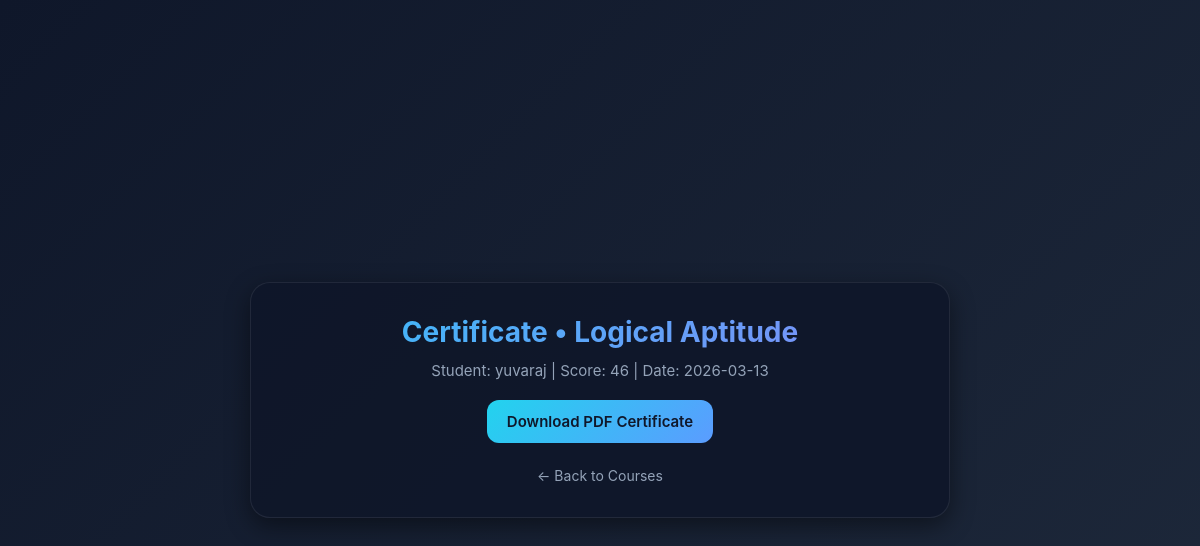
/certificate/2 (signed in), run on the app's committed database.
### tables this page shows
CREATE TABLE courses(
        id integer primary key autoincrement,
        title text,
        description text,
        video_url text,
        category text,
        order_index integer default 0
    , pdf_file TEXT DEFAULT '');

CREATE TABLE users(
        id integer primary key autoincrement,
        name text,
        email text unique,
        password text,
        education text default '',
        experience text default '',
        skills text default '',
        resume_url text default ''
    , projects TEXT DEFAULT '');

CREATE TABLE marks(id integer primary key autoincrement,user_id integer,course_id integer,score integer,created_at text, mcq_score INTEGER DEFAULT 0, coding_score INTEGER DEFAULT 0);

### app.py (the view)
@app.route("/certificate/<int:course_id>")
def certificate(course_id):
    u = current_user()
    if not u:
        return redirect(url_for("index"))
    conn = db()
    course = conn.execute("select * from courses where id=?", (course_id,)).fetchone()
    mark = conn.execute("select * from marks where user_id=? and course_id=? order by id desc limit 1",(u["id"],course_id)).fetchone()
    conn.close()
    if not course or not mark:
        return redirect(url_for("student_index"))
    course = dict(course)
    mark = dict(mark)
    conn2 = db()
    coding_problems_count = conn2.execute("SELECT COUNT(*) FROM coding_problems WHERE course_id=?", (course_id,)).fetchone()[0]
    has_coding = coding_problems_count > 0
    coding_solved = 0
    if has_coding:
        coding_solved = conn2.execute(
            "SELECT COUNT(DISTINCT problem_id) FROM coding_submissions WHERE user_id=? AND passed=1 AND problem_id IN (SELECT id FROM coding_problems WHERE course_id=?)",
            (u["id"], course_id)
        ).fetchone()[0]
    total_mcq = conn2.execute("SELECT COUNT(*) FROM questions WHERE course_id=?", (course_id,)).fetchone()[0]
    conn2.close()
    if has_coding:
        mcq_passed = mark["score"] >= 45
        coding_passed = coding_solved >= 3
        eligible = mcq_passed and coding_passed
    else:
        eligible = mark["score"] >= 45
    return render_template("certificate.html", user=u, course=course, mark=mark, eligible=eligible,
                           has_coding=has_coding, mcq_score=mark["score"], coding_score=coding_solved,
                           total_mcq=total_mcq, total_coding=coding_problems_count)

### app.py (called while the page is built)
def db():
    conn = sqlite3.connect(DB_PATH)
    conn.row_factory = sqlite3.Row
    return conn

def current_user():
    if "user_id" in session:
        conn = db()
        u = conn.execute("select * from users where id=?", (session["user_id"],)).fetchone()
        conn.close()
        return u
    return None

### templates/certificate.html (shortened to what this page needs)
<!doctype html>
<html lang="en">
<head>
</head>
<body>
<div class="container">
  <div class="card">
    <div class="h1">Certificate • {{ course.title }}</div>
    {% if has_coding %}
    <div class="meta">Student: {{ user.name }} | Date: {{ mark.created_at.split('T')[0] if mark.created_at }}</div>
    <div class="meta" style="margin-top:8px;">
      📝 MCQ Score: {{ mcq_score }}/{{ total_mcq }} {% if mcq_score >= 45 %}<span style="color:#4ade80;">✓ Passed</span>{% else %}<span style="color:#f87171;">✗ Need 45</span>{% endif %}
      &nbsp;|&nbsp;
      🧩 Coding Score: {{ coding_score }}/{{ total_coding }} {% if coding_score >= 3 %}<span style="color:#4ade80;">✓ Passed</span>{% else %}<span style="color:#f87171;">✗ Need 3</span>{% endif %}
    </div>
    {% else %}
    <div class="meta">Student: {{ user.name }} | Score: {{ mark.score }} | Date: {{ mark.created_at.split('T')[0] if mark.created_at }}</div>
    {% endif %}
    {% if eligible %}
      <div style="margin-top:20px">
        <a class="btn download" href="{{ url_for('download_certificate', course_id=course.id) }}">Download PDF Certificate</a>
      </div>
    {% endif %}
    <div style="margin-top:22px">
      <a href="{{ url_for('student_index') }}" class="link">← Back to Courses</a>
    </div>
  </div>
</div>
</body>
</html>

### templates/certificate.html (style rules this page uses)
body { margin:0;font-family:"Inter",system-ui;background:linear-gradient(135deg,#0f172a,#1e293b);color:#e2e8f0;display:flex;align-items:center;justify-content:center;min-height:100vh }
.container { max-width:700px;width:100%;padding:24px }
.card { background:rgba(15,23,42,0.9);padding:32px;border-radius:20px;border:1px solid rgba(255,255,255,.08);box-shadow:0 8px 24px rgba(0,0,0,0.45);text-align:center }
.h1 { font-size:28px;font-weight:700;background:linear-gradient(135deg,#38bdf8,#818cf8);-webkit-background-clip:text;-webkit-text-fill-color:transparent;margin:0 }
.meta { color:#94a3b8;margin-top:12px;font-size:15px }
.btn { padding:12px 20px;border-radius:12px;border:0;cursor:pointer;font-size:15px;font-weight:600;transition:.25s all ease-in-out;display:inline-block;text-decoration:none }
.download { background:linear-gradient(135deg,#22d3ee,#5b9cff);color:#0f172a }
.link { color:#94a3b8;text-decoration:none;font-size:14px;transition:.2s }

### data on the page
courses: title "Logical Aptitude"
users: name "yuvaraj"
marks: score "46", created_at "2026-03-13"
